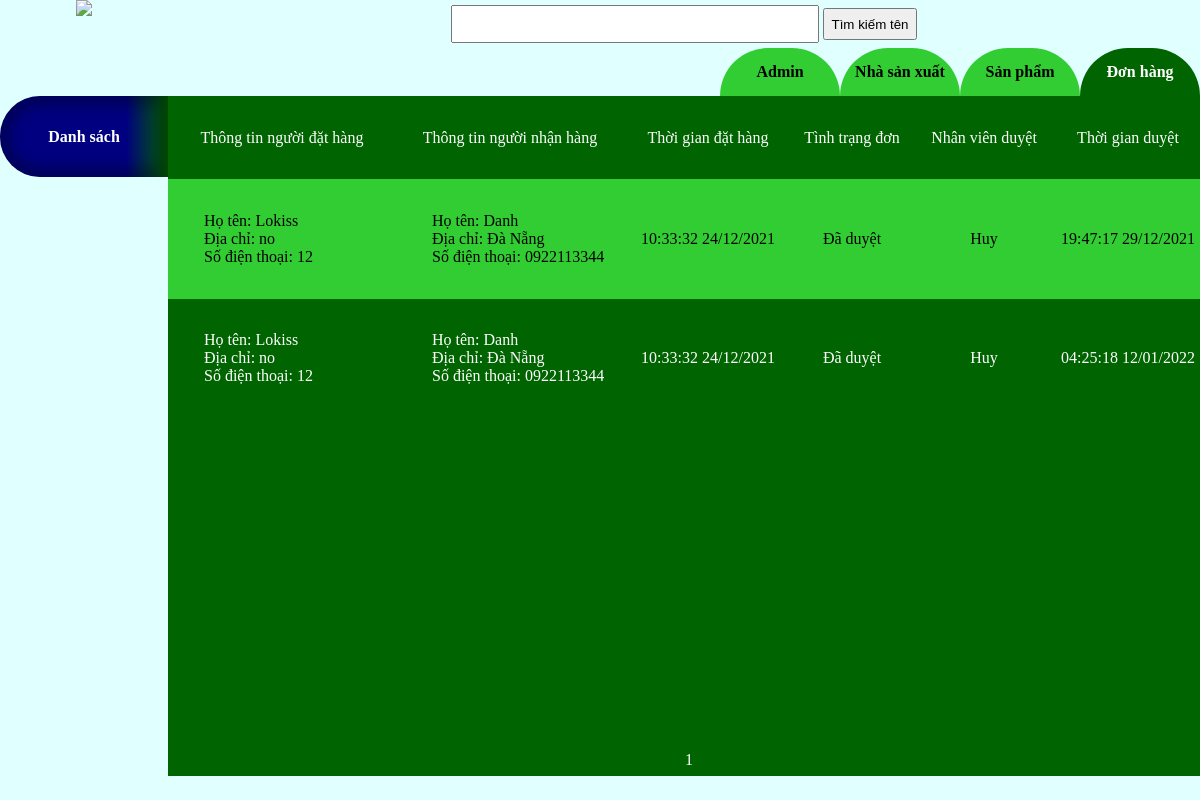
Before: /do_an/admin/admin_view.php (signed in) with the older database file.
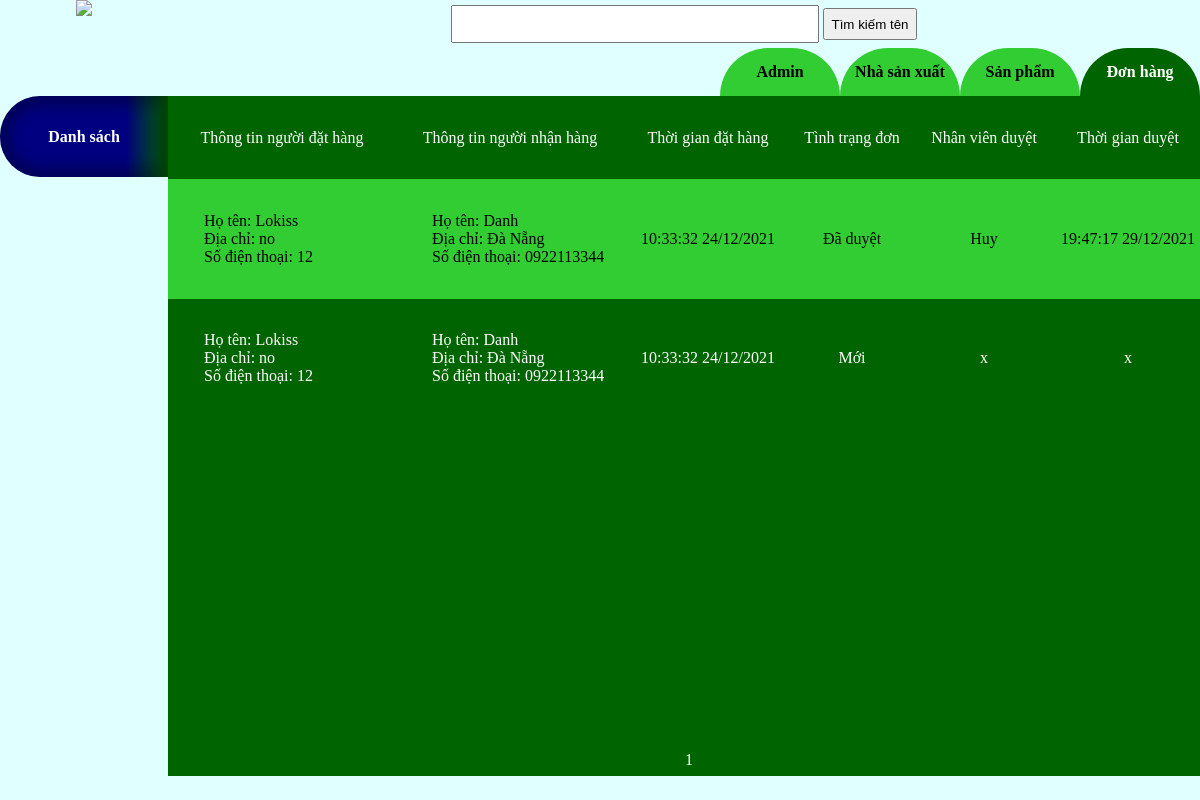
After: the same page with the newer database file.
### tables this page shows
CREATE TABLE IF NOT EXISTS `out_list` (
  `id` int(11) NOT NULL ,
  `client_id` int(11) NOT NULL,
  `order_time` timestamp NOT NULL DEFAULT CURRENT_TIMESTAMP,
  `receiver_name` varchar(50) NOT NULL,
  `receiver_phone` varchar(15) NOT NULL,
  `receiver_address` varchar(100) NOT NULL,
  `note` text NOT NULL,
  PRIMARY KEY (`id`),
  KEY `FK_out_manufacturers_id` (`client_id`)
);

CREATE TABLE IF NOT EXISTS `receipt_history` (
  `out_id` int(11) NOT NULL,
  `adm_id` int(11) DEFAULT NULL,
  `receipt_stat` enum('Đã hủy','Mới','Đã duyệt') NOT NULL,
  `work_time` datetime DEFAULT NULL,
  PRIMARY KEY (`out_id`),
  KEY `FK_out_adm_id` (`adm_id`)
);

CREATE TABLE IF NOT EXISTS `adm_list` (
  `id` int(11) NOT NULL AUTO_INCREMENT,
  `name` varchar(50) NOT NULL,
  `phone` varchar(15) NOT NULL,
  `address` varchar(100) NOT NULL,
  `gender` bit(1) NOT NULL,
  `birthday` date NOT NULL,
  `email` varchar(100) NOT NULL,
  `photo` varchar(200) NOT NULL,
  `password` varchar(200) NOT NULL,
  `access` bit(1) NOT NULL,
  PRIMARY KEY (`id`)
);

CREATE TABLE IF NOT EXISTS `cli_list` (
  `id` int(11) NOT NULL AUTO_INCREMENT,
  `name` varchar(50) NOT NULL,
  `gender` bit(2) NOT NULL,
  `address` varchar(200) DEFAULT NULL,
  `email` varchar(200) NOT NULL,
  `phone` varchar(15) NOT NULL,
  `photo` varchar(200) DEFAULT NULL,
  `password` varchar(200) NOT NULL,
  `birthday` date DEFAULT NULL,
  `token` varchar(200) DEFAULT NULL,
  PRIMARY KEY (`id`)
);

### do_an/admin/order_parts/super_admin_out.php (the view)
<div class="list_items super_order_list">
	<div class="align_center">Thông tin người đặt hàng</div>
	<div class="align_center">Thông tin người nhận hàng</div>
	<div class="align_center">Thời gian đặt hàng</div>
	<div class="align_center">Tình trạng đơn</div>
	<div class="align_center">Nhân viên duyệt</div>
	<div class="align_center">Thời gian duyệt</div>
</div>
<?php
foreach ($ket_qua as $each) {
	?>
	<div class="list_items super_order_list" onclick="viewpage(<?php echo $each['out_id'];?>)">
		<div class="align_left">
			<?php echo "Họ tên: ".$each['name'];?><br>
			<?php echo "Địa chỉ: ".$each['address'];?><br>
			<?php echo "Số điện thoại: ".$each['phone']; ?>
		</div>
		<div class="align_left">
			<?php echo "Họ tên: ".$each['receiver_name'];?><br>
			<?php echo "Địa chỉ: ".$each['receiver_address'];?><br>
			<?php echo "Số điện thoại: ".$each['receiver_phone']; ?>
		</div>
		<div class="align_center"><?php echo date('H:i:s d/m/Y',strtotime($each['order_time']));?></div>
		<div class="align_center"><?php echo $each['receipt_stat'];?></div>
		<div class="align_center"><?php echo $adm_name = $each['adm_name']??'x';?></div>
		<div class="align_center"><?php $work_time = $each['work_time']??'x';
					if($work_time!== 'x')
						{echo date('H:i:s d/m/Y',strtotime($work_time));}
						else{echo $work_time;} ?></div>
	</div>
<?php 	};

Changed rows visible on the page:
changed through a linked row, out_list: receipt_history.receipt_stat "Đã duyệt" → "Mới"; adm_list.name "Huy" → "x"; receipt_history.work_time "04:25:18 12/01/2022" → "x"
